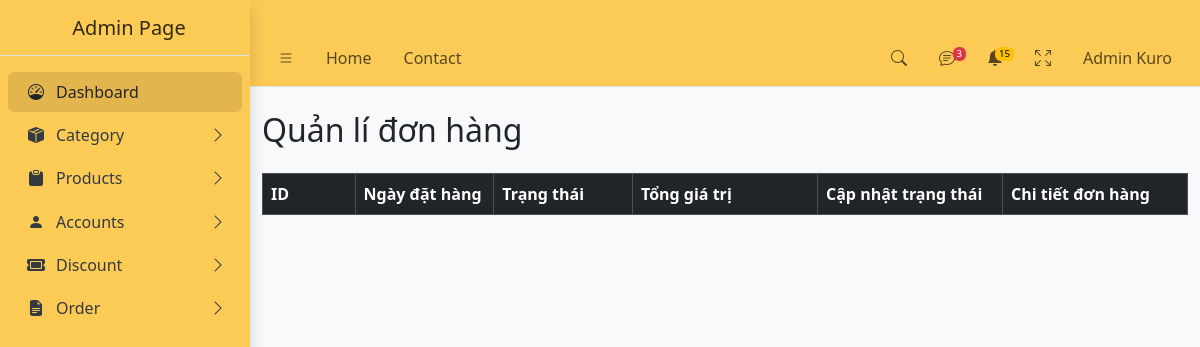
The app's page /?act=listorder (signed in), older data.
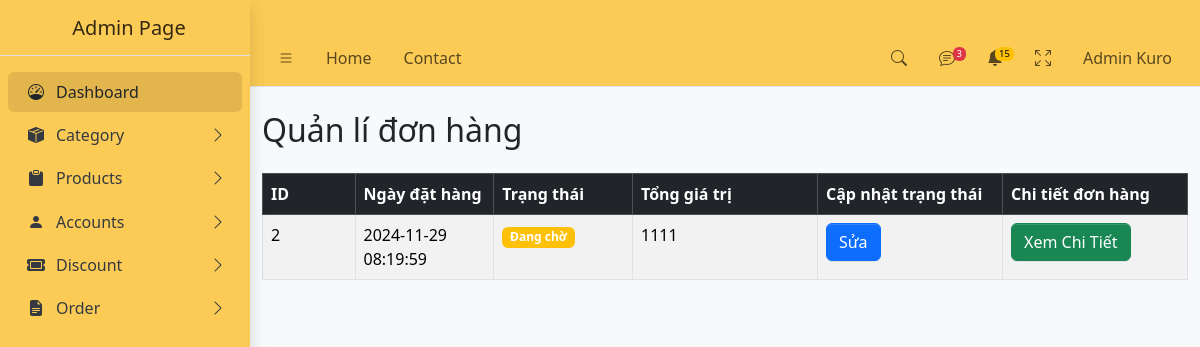
The same page, newer data.
### tables this page shows
CREATE TABLE `userorder` (
  `order_id` int NOT NULL,
  `order_date` timestamp NOT NULL,
  `order_status` enum('pending','processing','completed','canceled') NOT NULL,
  `order_totalAmount` int NOT NULL,
  `discount_id` int DEFAULT NULL,
  `discount_amount` int DEFAULT NULL,
  `payment_method` enum('COD','online') NOT NULL,
  `shipping_fee` int DEFAULT NULL,
  `shipping_status` enum('not_shipped','shipped','delivered','returned') DEFAULT NULL,
  `user_id` int NOT NULL,
  `order_name` varchar(256) NOT NULL COMMENT 'người nhận hàng',
  `order_phoneNumber` int NOT NULL COMMENT 'số điện thoại người nhận',
  `order_address` varchar(256) NOT NULL COMMENT 'địa chỉ người nhận'
);

### controller/admin/userorderController.php (called while the page is built, shortened)
<?php
class userorderController
{
    public $userorderModel;
    function __construct()
    {
        $this->userorderModel = new userorderModel();
    }
    function listUserorder()
    {
        $alluserorder = $this->userorderModel->getAlluserorder();
        $orderDetails = $this->userorderModel->getOrderDetails();
        require_once 'views/admin/listUserorder.php';
    }
}

### config/conn.php (called while the page is built, shortened)
<?php
function connectDB()
{
    $host = "mysql:host=localhost;dbname=ktk;charset=utf8";
    $user = "root";
    $pass = "";
    try {
        $conn = new PDO($host, $user, $pass);
        return $conn;
    } catch (PDOException $e) {
        echo "lỗi kết nối " . $e->getMessage();
    }
}
?>

### model/admin/userorderModel.php (called while the page is built, shortened)
<?php
class userorderModel
{
    public $conn;
    public function __construct()
    {
        $this->conn = connectDB();
    }
    function getAlluserorder()
    {
        $sql = "SELECT u.*, a.username
            FROM userorder u
            LEFT JOIN account a ON u.user_id = a.user_id";
        return $this->conn->query($sql)->fetchAll();
    }
    function getOrderDetails()
    {
        $sql = "SELECT
                ud.*,
                p.product_name,
                pv.variation_name
            FROM
                userorder_details ud
            LEFT JOIN
                product p ON ud.product_id = p.product_id
            LEFT JOIN
                product_variation pv ON ud.variation_id = pv.variation_id";
        return $this->conn->query($sql)->fetchAll();
    }
}

### views/admin/listUserorder.php (the view, shortened to what this page needs)
<!DOCTYPE html>
<html lang="en">
<head>
    <?php require_once "component/admin/link.php" ?>
</head>
<body class="layout-fixed sidebar-expand-lg bg-body-tertiary">
    <div class="app-wrapper">
        <?php require_once "component/admin/header.php" ?>
        <?php require_once "component/admin/sidebar.php" ?>
        <main class="app-main">
            <div class="container mt-4">
                <div class="d-flex justify-content-between align-items-center mb-3">
                    <h2>Quản lí đơn hàng</h2>
                </div>
                <div class="table-responsive">
                    <table class="table table-striped table-bordered">
                        <thead class="table-dark">
                            <tr>
                                <th scope="col" style="width: 10%">ID</th>
                                <th scope="col" style="width: 15%">Ngày đặt hàng</th>
                                <th scope="col" style="width: 15%">Trạng thái </th>
                                <th scope="col" style="width: 20%">Tổng giá trị</th>
                                <th scope="col" style="width: 20%">Cập nhật trạng thái</th>
                                <th scope="col" style="width: 20%">Chi tiết đơn hàng</th>
                            </tr>
                        </thead>
                        <tbody>
                            <?php
                            foreach ($alluserorder as $key => $rows) {
                            ?>
                                <tr>
                                    <td><?= $rows['order_id'] ?></td>
                                    <td><?= $rows['order_date'] ?></td>
                                    <td><?php
                                        if ($rows['order_status'] === 'pending') {
                                            echo '<span class="badge bg-warning">Đang chờ</span>';
                                        } elseif ($rows['order_status'] === 'processing') {
                                            echo '<span class="badge bg-primary">Đang xử lý</span>';
                                        } elseif ($rows['order_status'] === 'completed') {
                                            echo '<span class="badge bg-success">Hoàn thành</span>';
                                        } elseif ($rows['order_status'] === 'canceled') {
                                            echo '<span class="badge bg-danger">Hủy bỏ</span>';
                                        } else {
                                            echo '<span class="badge bg-secondary">Không xác định</span>';
                                        }
                                        ?></td>
                                    <td><?= $rows['order_totalAmount'] ?></td>
                                    <td>
                                        <button class="btn btn-primary" data-bs-toggle="modal" data-bs-target="#updateModal">Sửa</button>
                                    </td>
                                    <td>
                                        <button class="btn btn-success" data-bs-toggle="modal" data-bs-target="#orderDetailModal">Xem Chi Tiết</button>
                                                                    <?php
                                                                    foreach ($orderDetails as $key => $rows2) {
                                                                    ?>
                                    </td>
                                </tr>
                        <?php
                                                                    }
                                                                }
                        ?>
                        </tbody>
                    </table>
                </div>
            </div>
        </main>
</body>
</html>

### component/admin/link.php (shortened to what this page needs)
<head>
  <link
    rel="stylesheet"
    href="https://cdn.jsdelivr.net/npm/@fontsource/source-sans-3@5.0.12/index.css"
 />
  <link
    rel="stylesheet"
    href="https://cdn.jsdelivr.net/npm/overlayscrollbars@2.3.0/styles/overlayscrollbars.min.css"
 />
  <link
    rel="stylesheet"
    href="https://cdn.jsdelivr.net/npm/bootstrap-icons@1.11.0/font/bootstrap-icons.min.css"
 />
  <link rel="stylesheet" href="assets/css/adminlite.css" />
  <link
    rel="stylesheet"
    href="https://cdn.jsdelivr.net/npm/apexcharts@3.37.1/dist/apexcharts.css"
 />
  <link
    rel="stylesheet"
    href="https://cdn.jsdelivr.net/npm/jsvectormap@1.5.3/dist/css/jsvectormap.min.css"
 />
</head>

### component/admin/header.php (shortened to what this page needs)
<nav
  style="background-color: #fccb56"
  class="app-header navbar navbar-expand">
  <div class="container-fluid">
    <ul class="navbar-nav">
      <li class="nav-item">
        <a
          class="nav-link"
          data-lte-toggle="sidebar"
          href="#"
          role="button">
          <i class="bi bi-list"></i>
        </a>
      </li>
      <li class="nav-item d-none d-md-block">
        <a href="?act=/" class="nav-link">Home</a>
      </li>
      <li class="nav-item d-none d-md-block">
        <a href="#" class="nav-link">Contact</a>
      </li>
    </ul>
    <ul class="navbar-nav ms-auto">
      <li class="nav-item">
        <a
          class="nav-link"
          data-widget="navbar-search"
          href="#"
          role="button">
          <i class="bi bi-search"></i>
        </a>
      </li>
      <li class="nav-item dropdown">
        <a class="nav-link" data-bs-toggle="dropdown" href="#">
          <i class="bi bi-chat-text"></i>
          <span class="navbar-badge badge text-bg-danger">3</span>
        </a>
      </li>
      <li class="nav-item dropdown">
        <a class="nav-link" data-bs-toggle="dropdown" href="#">
          <span class="navbar-badge badge text-bg-warning">15</span>
        </a>
      </li>
      <li class="nav-item">
        <a class="nav-link" href="#" data-lte-toggle="fullscreen">
          <i data-lte-icon="maximize" class="bi bi-arrows-fullscreen"></i>
        </a>
      </li>
      <li class="nav-item dropdown user-menu">
        <a
          href="#"
          class="nav-link dropdown-toggle"
          data-bs-toggle="dropdown">
          <span class="d-none d-md-inline">Admin Kuro</span>
        </a>
      </li>
    </ul>
  </div>
</nav>

### component/admin/sidebar.php (shortened to what this page needs)
<aside
  style="background-color: #fccb56"
  class="app-sidebar shadow"
  data-bs-theme="light">
  <div class="sidebar-brand">
    <a href="?act=administration" class="brand-link">
      <span class="brand-text fw-light">Admin Page</span>
    </a>
  </div>
  <div class="sidebar-wrapper">
    <nav class="mt-2">
      <ul
        class="nav sidebar-menu flex-column"
        data-lte-toggle="treeview"
        role="menu"
        data-accordion="false">
        <li class="active nav-item menu-open">
          <a href="?act=administration" class="nav-link">
            <i class="nav-icon bi bi-speedometer"></i>
            <p>
              Dashboard
            </p>
          </a>
        </li>
        <li class="nav-item">
          <a href="#" class="nav-link">
            <i class="nav-icon bi bi-box-seam-fill"></i>
            <p>
              Category
            </p>
          </a>
        </li>
        <li class="nav-item">
          <a href="#" class="nav-link">
            <i class="nav-icon bi bi-clipboard-fill"></i>
            <p>
              Products
            </p>
          </a>
        </li>
        <li class="nav-item">
          <a href="#" class="nav-link">
            <i class="nav-icon bi bi-person-fill"></i>
            <p>
              Accounts
            </p>
          </a>
        </li>
        <li class="nav-item">
          <a href="#" class="nav-link">
            <i class="nav-icon fa-solid fa-ticket"></i>
            <p>
              Discount
            </p>
          </a>
        </li>
        <li class="nav-item">
          <a href="#" class="nav-link">
            <i class="nav-icon bi bi-file-earmark-text-fill"></i>
            <p>
              Order
            </p>
          </a>
        </li>
      </ul>
    </nav>
  </div>
</aside>

### views/admin/listUserorder.php (style rules this page uses)
.container-fluid { padding-top: 30px; }

Row changes from the older to the newer data that the page shows:
added userorder: order_id "2", order_date "2024-11-29 08:19:59", order_status "Đang chờ", order_totalAmount "1111"
